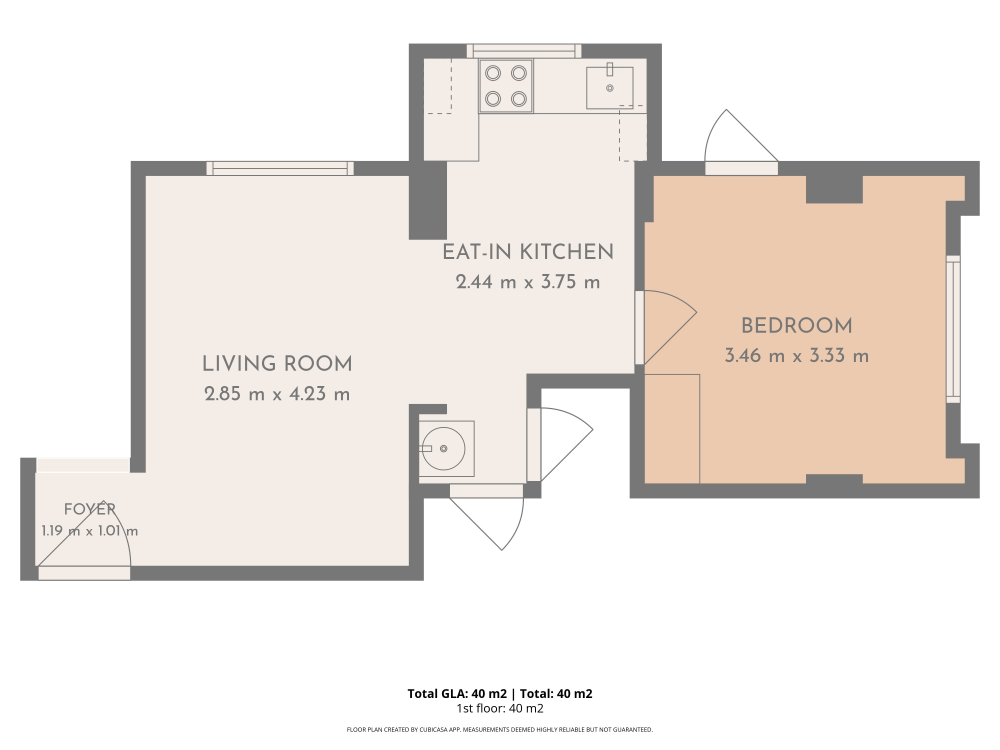
#> input picture data/cubicasa/NearMaheshwariBhawan_dim_0.jpg, 4000 x 3000 px (shown at 1/4 size)
$ python -i surfaces.py   (imports and definitions only)   (older library calls are emulated)
#> lines starting #> are read from the running program, lines starting #| are printed output that depends on the picture; after the words box and inside, x2 and y2 are one past the last pixel; in counts of white or black regions, pixels touching at a corner belong together
#> further down, picture is the input picture: shape (3000, 4000, 3); mean B, G, R 229.2, 234, 240
"""Detectors for surfaces and conditions that corrupt measurements: mirrors, glass, glossy floors, low light, blur.

Why this module exists
----------------------
Every tier measures geometry from light that comes back to the phone. Four common surfaces/conditions break that:

* **Mirrors** return the *reflected* room, so a reconstruction (LiDAR, multi-view, learned depth) can contain a phantom
  copy of the room *behind* the mirror plane. If a wall is fitted through that, the room grows.
* **Glass** (windows, shower screens) returns nothing, a weak low-confidence echo, or what is *behind* it. A glazed
  wall section looks like an open doorway.
* **Glossy / wet-look floors** mirror the ceiling lights and furniture *below* the floor plane and blow out highlights.
* **Low light and motion** blur the images and add sensor noise; feature matching and learned depth degrade.

Design rule: detectors never silently delete data. Each returns a `SurfaceFlag` with the evidence (numbers) and the
recommended `Handling`, so the caller decides (exclude points, re-label an opening, widen an interval, ask for a
re-capture) and the decision is auditable in the output JSON.

Conventions: world +y is up; plan coordinates (u, v) = (x, z) of the aligned world (see floorplan/model.py).
Everything is deterministic and has no capture-specific constants: thresholds are physical (cm, degrees) or relative
to the capture itself (e.g. sharpness relative to temporal neighbours).
"""
from __future__ import annotations

from dataclasses import asdict, dataclass, field
from typing import Iterable, Sequence

import cv2
import numpy as np
from scipy import ndimage
from scipy.spatial import cKDTree


# --------------------------------------------------------------------------------------------------------------------
# Flags and handling vocabulary
# --------------------------------------------------------------------------------------------------------------------
class Handling:
    """Recommended actions. Strings (not an Enum) so they serialise directly into the plan JSON."""
    EXCLUDE_POINTS = "exclude_points"              # drop the flagged points before fitting walls / measuring
    PLANE_IS_WALL = "treat_reflector_plane_as_wall"  # the mirror/glass plane bounds the room: measure to it
    LABEL_GLASS = "label_opening_as_glass"          # a see-through gap with a sill/frame is a window/screen, not a door
    WIDEN_INTERVAL = "widen_interval"               # keep the measurement, enlarge its 95% interval
    DOWNWEIGHT_FRAME = "downweight_frame"           # use the frame with a lower weight / skip it for matching
    SKIP_FRAME = "skip_frame"
    RECAPTURE = "ask_for_recapture"                 # tell the user what to fix (e.g. "turn on the lights")
    MASK_FOR_DAMAGE = "mask_for_damage_detection"   # specular highlights/reflections are not stains


@dataclass
class SurfaceFlag:
    kind: str                     # mirror | see_through | glass_lowconf | specular_floor | blur | low_light | ...
    score: float                  # 0..1 strength of the evidence
    where: dict                   # plan location (segment / bbox / centroid) or frame indices
    evidence: dict                # the numbers that triggered it
    handling: list[str] = field(default_factory=list)
    message: str = ""             # one plain-language sentence for the report / the user

    def to_dict(self) -> dict:
        d = asdict(self)
        return _jsonable(d)


# [16 lines left out: function _jsonable, not called in this run]


# --------------------------------------------------------------------------------------------------------------------
# 1. Image quality per frame (all tiers: photos, video, LiDAR RGB)
# --------------------------------------------------------------------------------------------------------------------
@dataclass
class FrameQuality:
    sharpness: float      # variance of the Laplacian at a fixed working resolution (higher = sharper)
    brightness: float     # median luma, 0..255
    dark_frac: float      # fraction of pixels with luma < 25 (crushed shadows)
    clipped_frac: float   # fraction of pixels with luma >= 250 (blown highlights: lamps, specular reflections)
    noise_sigma: float    # robust sensor-noise estimate in 8-bit grey levels (Immerkaer operator, median based)


_IMMERKAER = np.array([[1, -2, 1], [-2, 4, -2], [1, -2, 1]], np.float32)


def frame_quality(img: np.ndarray, long_side: int = 640) -> FrameQuality:
    """Cheap, model-free image quality numbers for one frame.

    Why a fixed working resolution: the Laplacian variance depends on pixel scale, so a 12 MP photo and a 1080p video
    frame would not be comparable. Resizing to the same long side makes the number comparable across devices.
    Why this noise estimate: the Immerkaer operator cancels smooth image content; restricting it to the flatter half of
    the pixels removes edges, so what remains is sensor noise, which grows sharply in low light (high ISO).
    """
#> called with long_side = 640
    g = img if img.ndim == 2 else cv2.cvtColor(img, cv2.COLOR_BGR2GRAY)
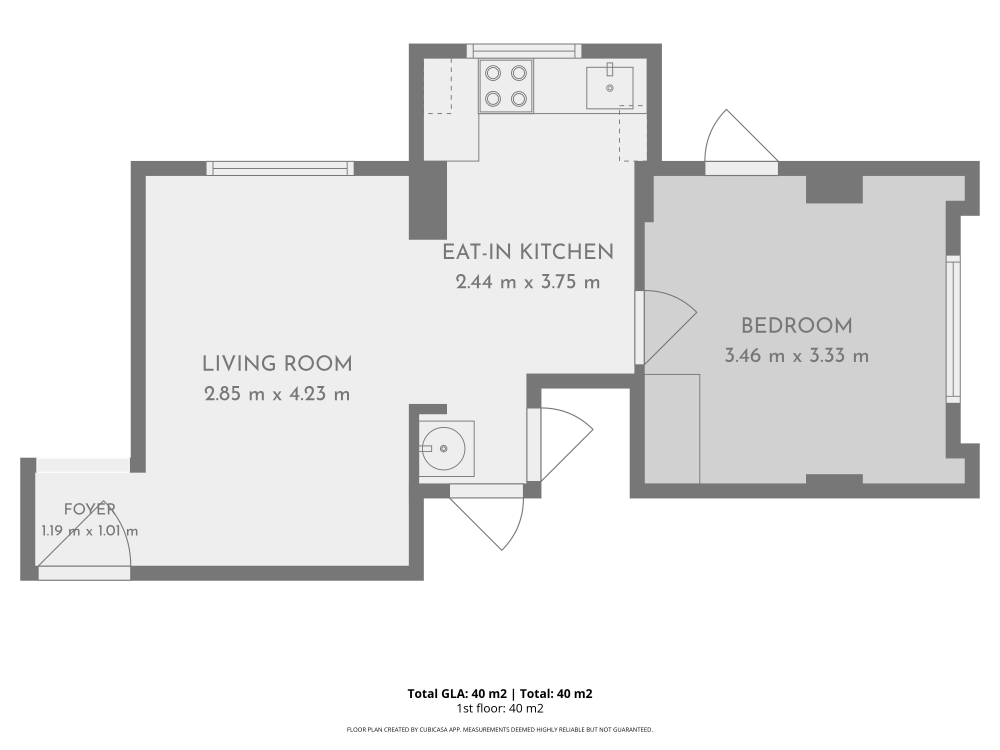
#> g: shape (3000, 4000) (shown at 1/4 size); min 0, max 255, mean 235.2
    h, w = g.shape[:2]
#> h = 3000; w = 4000
    s = long_side / max(h, w)
#> s = 0.16
    gs = cv2.resize(g, (round(w * s), round(h * s)), interpolation=cv2.INTER_AREA) if s < 1 else g
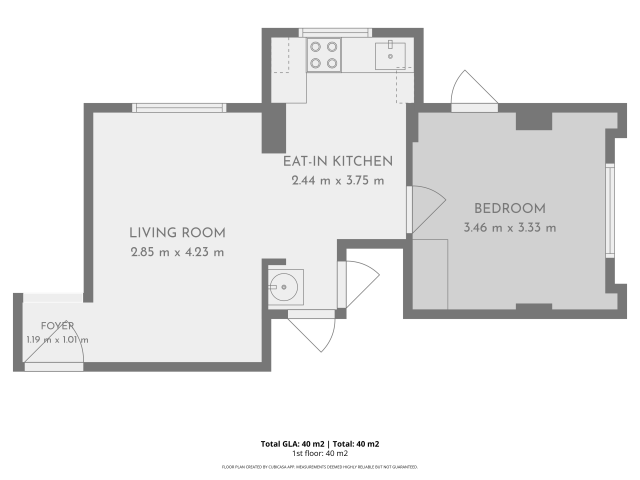
#> gs: shape (480, 640); min 1, max 255, mean 235.2
    gf = gs.astype(np.float32)
    lap = cv2.Laplacian(gf, cv2.CV_32F, ksize=3)
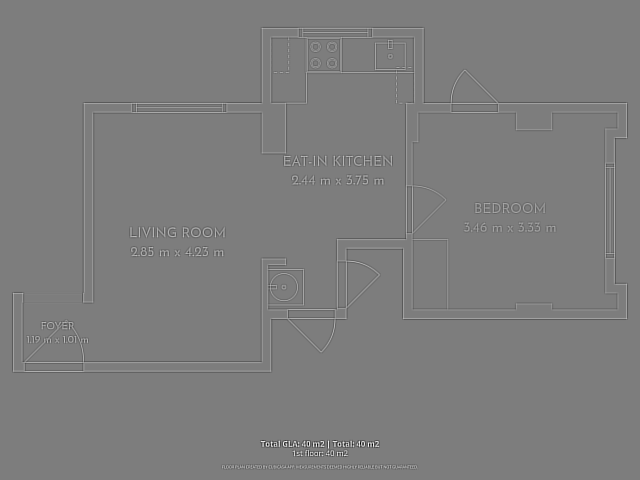
#> lap: shape (480, 640) float32; min -1754, max 1802, mean 0; drawn with min black and max white
    # noise on a 2x-larger image than the sharpness one, so downsampling does not average the noise away
    s2 = min(1.0, 2 * long_side / max(h, w))
#> s2 = 0.32
    gn = cv2.resize(g, (round(w * s2), round(h * s2)), interpolation=cv2.INTER_AREA).astype(np.float32) if s2 < 1 else g.astype(np.float32)
    r = np.abs(cv2.filter2D(gn, cv2.CV_32F, _IMMERKAER)[1:-1, 1:-1])
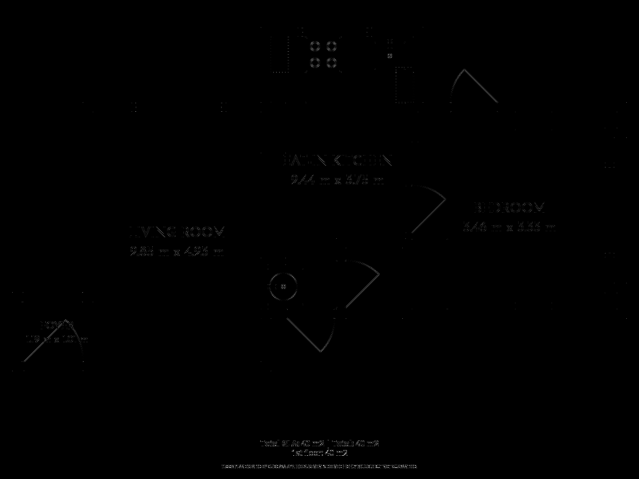
#> r: shape (958, 1278) float32 (shown at 1/2 size); min 0, max 769, mean 1.6; drawn with min black and max white
    gx = cv2.Sobel(gn, cv2.CV_32F, 1, 0)[1:-1, 1:-1]
    gy = cv2.Sobel(gn, cv2.CV_32F, 0, 1)[1:-1, 1:-1]
    gm = np.hypot(gx, gy)
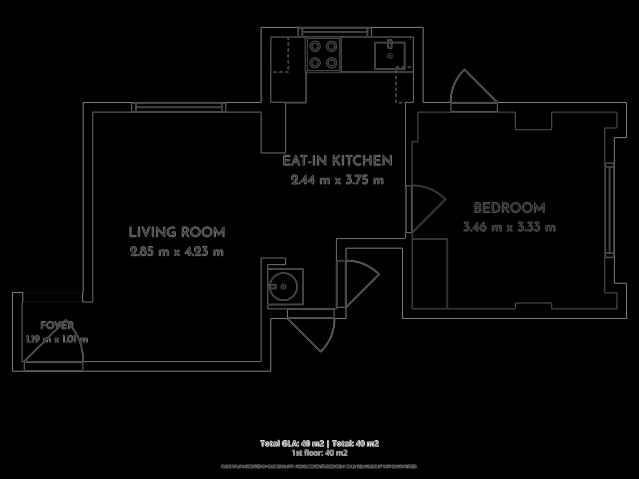
#> gm: shape (958, 1278) float32 (shown at 1/2 size); min 0, max 1067.2, mean 17; drawn with min black and max white
    flat = gm <= np.percentile(gm, 50)                    # textured pixels would read as "noise"
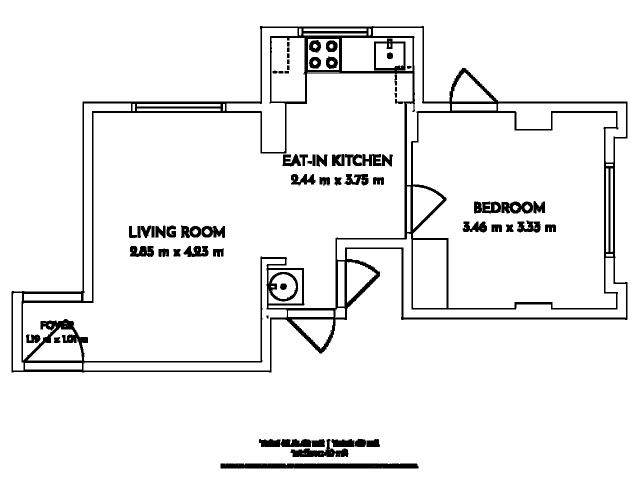
#> flat: shape (958, 1278) bool (shown at 1/2 size); 93.6% white; 69 black regions, largest, box (x1, y1, x2, y2) and area: (23, 52, 1255, 745) 51062, (441, 927, 837, 937) 3911, (581, 878, 697, 914) 1640
    # mean (not median) form of Immerkaer: sigma = sqrt(pi/2) * mean|r| / 6. The median collapses to 0 or 1 grey
    # level on compressed video (the codec removes most noise), the mean stays continuous.
    noise = float(np.sqrt(np.pi / 2) * r[flat].mean() / 6.0)
#> noise = 3.28e-05
    return FrameQuality(sharpness=float(lap.var()), brightness=float(np.median(gs)),
                        dark_frac=float((gs < 25).mean()), clipped_frac=float((gs >= 250).mean()), noise_sigma=noise)


# [140 lines left out: functions _rolling_median, flag_frames, pick_sharpest, depth_confidence_stats, lowconf_blob_mask, pixel_rays_world and 2 more, not called in this run]


# --------------------------------------------------------------------------------------------------------------------
# 3. Geometry consistency: phantom geometry behind observed surfaces (mirrors, see-through) - any tier with 3D points
# --------------------------------------------------------------------------------------------------------------------
class VoxelOccupancy:
    """Sparse voxel grid of observed surfaces (count + mean normal per voxel), built from a fused surface.

    Why sparse (sorted keys + searchsorted): a 14 x 14 x 3.5 m apartment at 5 cm has 5.5 M voxels, of which only
    ~2% are occupied; a sorted key array keeps memory small and lookups vectorised.
    """

    # [13 lines left out: function __init__, not called in this run]

    def _key(self, ijk: np.ndarray) -> np.ndarray:
        return (ijk[..., 0] * self.dims[1] + ijk[..., 1]) * self.dims[2] + ijk[..., 2]

    # [108 lines left out: functions lookup, occlusion_violations, cluster_plan, fit_plane, reflection_consistency, not called in this run]


def is_mirror(rc: dict, min_match: float = 0.5, min_contrast: float = 0.25) -> bool:
    """A mirror needs BOTH a good reflected match and a clear margin over the shifted-plane control."""
    return rc.get("match_frac_reflected", 0) >= min_match and rc.get("contrast", 0) >= min_contrast


# [203 lines left out: functions detect_mirrors, _wall_arrays, points_behind_walls, _sill_coverage, classify_wall_gaps, not called in this run]

>>> import cv2
>>> picture = cv2.imread('../../data/cubicasa/NearMaheshwariBhawan_dim_0.jpg')
>>> result = frame_quality(picture)

$ run again, on data/cubicasa/NearMaheshwariBhawan_no_dim_0.png
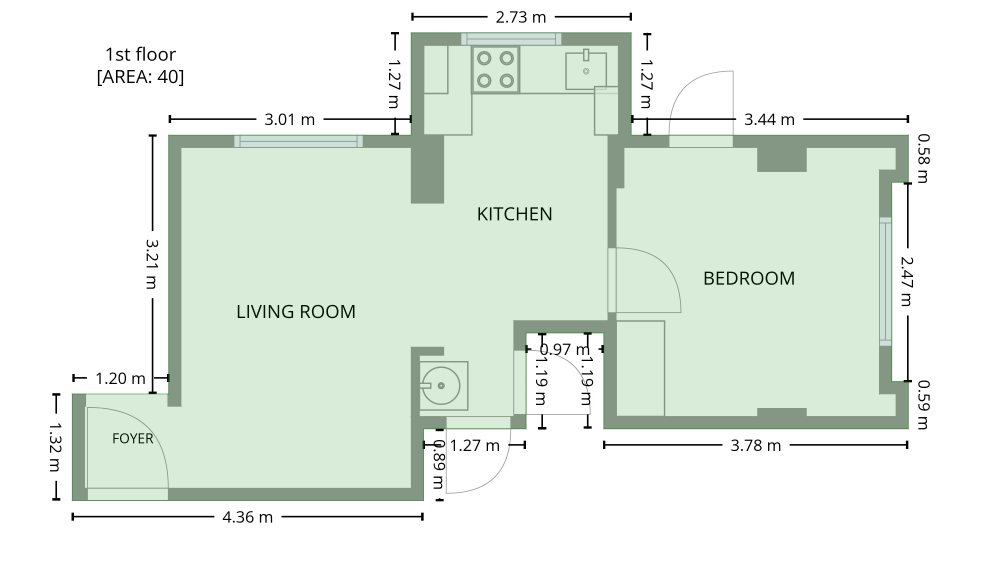
#> input picture data/cubicasa/NearMaheshwariBhawan_no_dim_0.png, 3000 x 1758 px (shown at 1/3 size)
#> picture is the input picture: shape (1758, 3000, 3); mean B, G, R 229.4, 237.9, 229.4
#> in frame_quality, `gm = np.hypot(gx, gy)`:
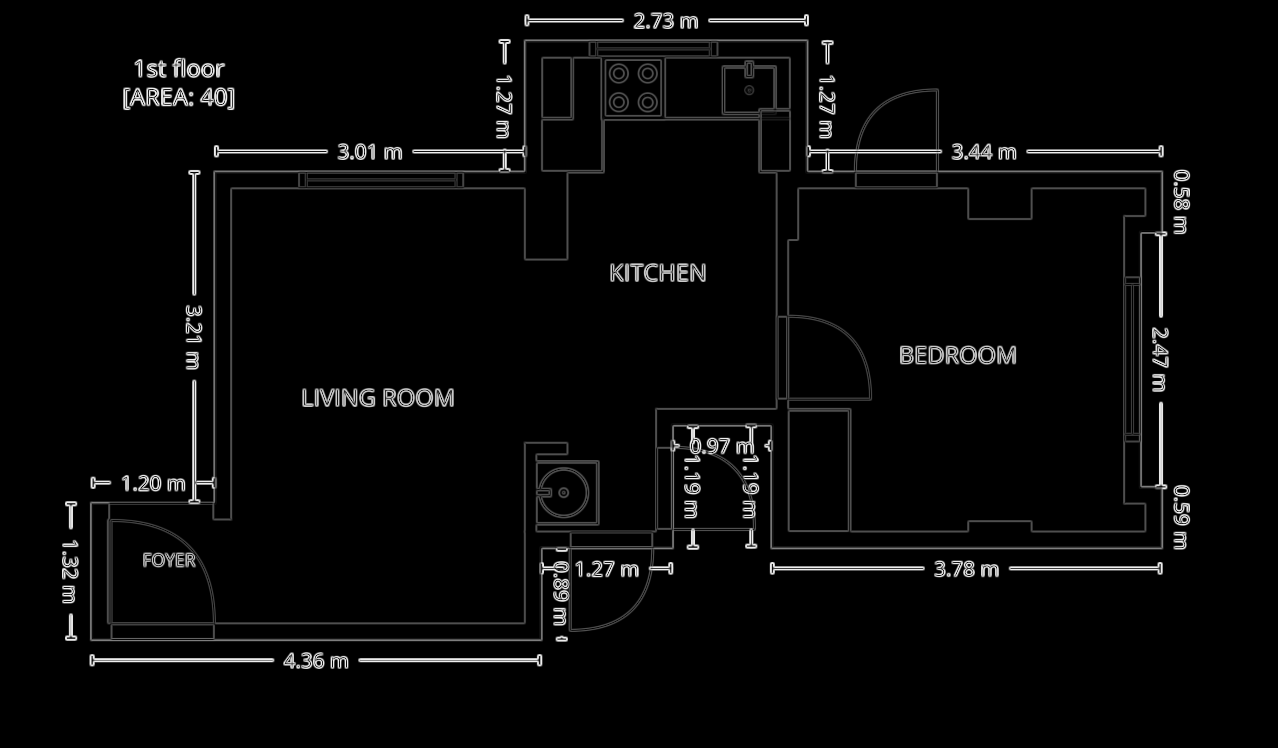
#> gm: shape (748, 1278) float32; min 0, max 1088.8, mean 30.7; drawn with min black and max white
#> in frame_quality, `flat = gm <= np.percentile(gm, 50)                    # textured pixel..`:
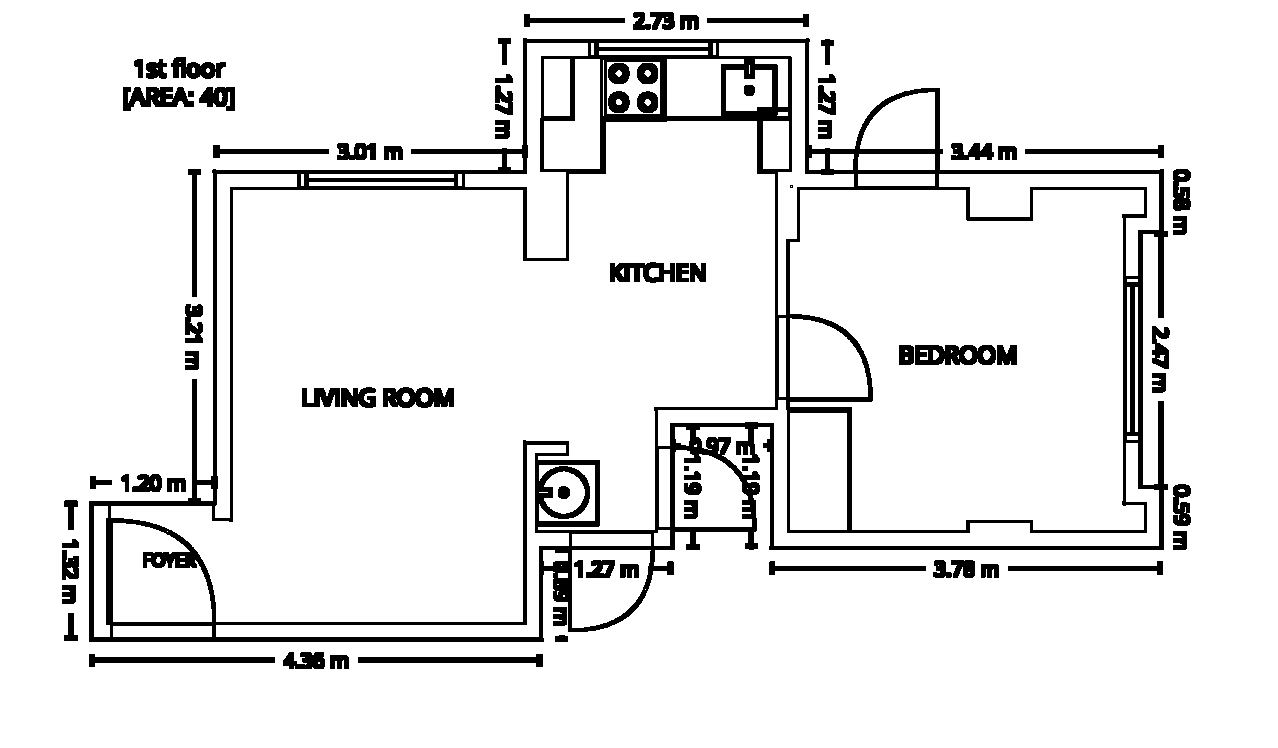
#> flat: shape (748, 1278) bool; 91.4% white; 79 black regions (1 under 20 px), largest, box (x1, y1, x2, y2) and area: (89, 38, 1168, 642) 52706, (915, 345, 996, 365) 1274, (358, 654, 543, 667) 1159
#> noise = 0.000104
